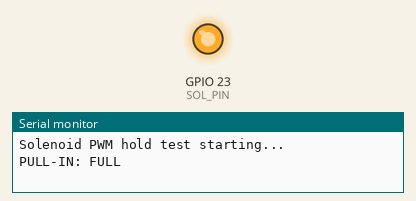
Simulated run of this sketch. Board: ESP32. On the bench: output pins drawn as LEDs (lit = HIGH), the last lines printed to the serial monitor.

Above: at 0.05 s.
At 1.65 s:
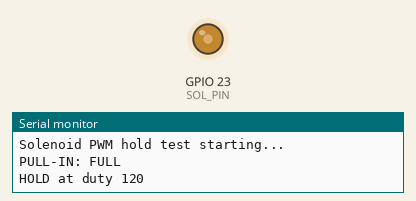
At 3.3 s:
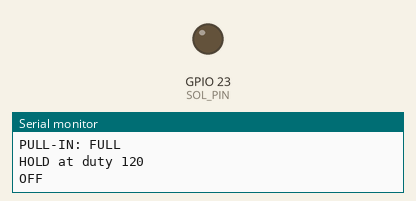
Timing chart, 0 to 7.6 s (numbered marks = the images above):
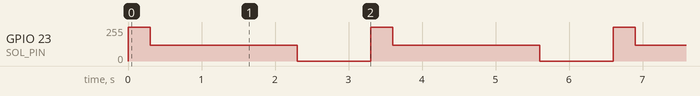

The sketch:

electromagnet_testing.ino
```cpp
#include <Arduino.h>

const int SOL_PIN = 23;
const int PWM_CHANNEL = 0;
const int PWM_FREQ = 1000;    // 1 kHz
const int PWM_RES = 8;        // 8-bit resolution -> values 0..255

const int PULLIN_MS = 300;    // full power time to pull-in (ms)
const int HOLD_MS = 2000;     // how long to hold for test (ms)
const int OFF_MS = 1000;      // off time (ms)
const int HOLD_DUTY = 120;    // 0..255. Lower = less heat. Increase if it drops.

void setup() {
  Serial.begin(115200);

  // Setup PWM channel (new API for ESP32 core 3.x+)
  ledcAttach(SOL_PIN, PWM_FREQ, PWM_RES);
  ledcWrite(SOL_PIN, 0); // ensure off

  Serial.println("Solenoid PWM hold test starting...");
}

void loop() {
  Serial.println("PULL-IN: FULL");
  ledcWrite(SOL_PIN, 255); // full power
  delay(PULLIN_MS);

  Serial.print("HOLD at duty ");
  Serial.println(HOLD_DUTY);
  ledcWrite(SOL_PIN, HOLD_DUTY); // reduced hold duty
  delay(HOLD_MS);

  Serial.println("OFF");
  ledcWrite(SOL_PIN, 0);
  delay(OFF_MS);
}
```

communication_testing.ino
```cpp
#include "WiFi.h"
#include "PubSubClient.h"

const char* ssid = "your_SSID";
const char* password = "your_PASSWORD";

static inline void setup_wifi() {
    WiFi.begin(ssid, password);
    while (WiFi.status() != WL_CONNECTED) {
        Serial.println(F("Waiting for hotspot..."));
        delay(500);
    }
    Serial.println(F("WiFi connected."));
    Serial.println(WiFi.localIP());
}
```

Measured:
- by itself, GPIO 23 (SOL_PIN): repeats every 3.3 s: 120/255 2.0 s, 0/255 1.0 s, 255/255 0.30 s
